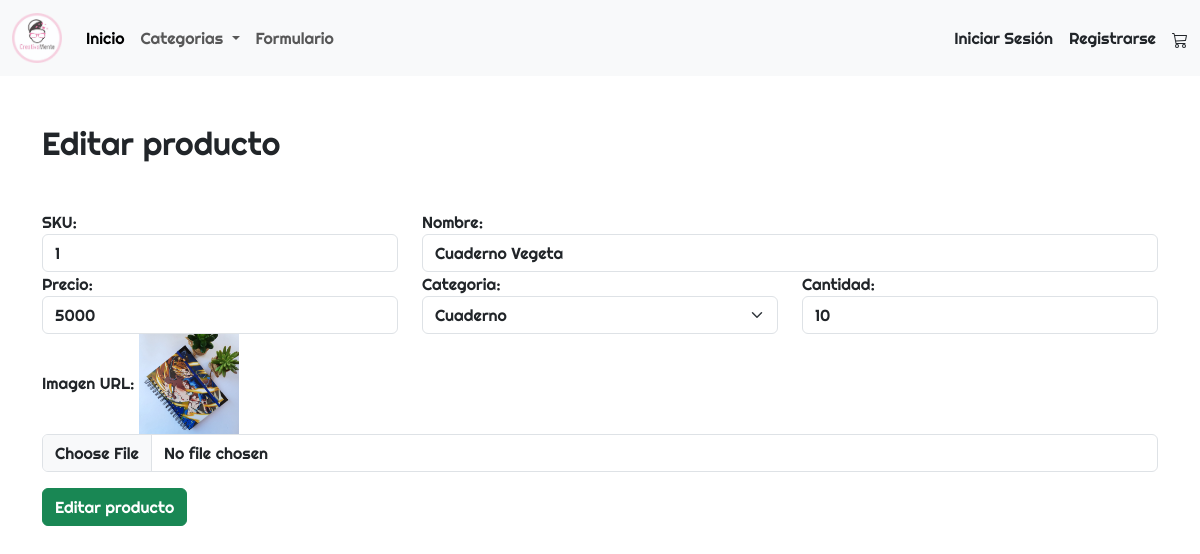
Page /editarFormulario/1 on the committed database.
### apps/Tienda/models.py (models this page shows)
class Producto(models.Model):
    id_producto = models.IntegerField(primary_key=True)
    nombre_producto = models.CharField(max_length=30,null=False)
    precio_producto = models.CharField(max_length=30,null=False)
    cantidad_producto = models.IntegerField(null=False)
    categoria_id = models.ForeignKey(Categoria,on_delete=models.CASCADE)
    imagen = models.ImageField(upload_to='imagenesProducto')

### apps/Tienda/views.py (the view)
# urls.py: path('editarFormulario/<id>',views.cargarEditarProducto),
def cargarEditarProducto(request,id):
    producto = Producto.objects.get(id_producto = id)
    categorias = Categoria.objects.all()
    categoriaId = producto.categoria_id
    productoCategoriaId = Categoria.objects.get(id_categoria = categoriaId.id_categoria).id_categoria
    return render(request,"editarFormulario.html",{"produc":producto,"categ":categorias, "categoriaId":productoCategoriaId})

### apps/Tienda/templates/editarFormulario.html (shortened to what this page needs)
{% extends './base.html' %}
{% block body %}
<div class="container mt-5 mb-5">
    <h2 class="mb-5">Editar producto</h2>
    <form id="formProductoAgregar" action="/editar" method="POST" enctype="multipart/form-data"> {% csrf_token %}
        <div class="row">
            <div class="col-md-4">
                <label for="txtSku">SKU:</label>
                <input readonly value="{{produc.id_producto}}" name="txtSku" id="txtSku" type="text" class="form-control">
            </div>
            <div class="col-md-8">
                <label for="txtNombre">Nombre:</label>
                <input value="{{produc.nombre_producto}}" name="txtNombre" id="txtNombre" type="text" class="form-control">
            </div>
            <div class="col-md-4">
                <label for="txtPrecio">Precio:</label>
                <input value="{{produc.precio_producto}}" name="txtPrecio" id="txtPrecio" type="text" class="form-control">
            </div>
            <div class="col-md-4">
                <label for="cmbCategoria">Categoria:</label>
                <select name="cmbCategoria" class="form-select" aria-label="Default select example">
                    {% for c in categ %}
                    <option {% if categoriaId == c.id_categoria  %} selected {% endif %} value="{{c.id_categoria}}">{{c.nombre_categoria}}</option>
                    {% endfor %}
                  </select>
            </div>
            <div class="col-md-4">
                <label for="txtStock">Cantidad:</label>
                <input value="{{produc.cantidad_producto}}" name="txtStock" id="txtStock" type="text" class="form-control">
            </div>
            <div class="col-md-12">
                <label for="txtImg">Imagen URL:</label>
                <img src="{{produc.imagen.url}}" alt="" height="100">
                <input name="txtImg" id="txtImg" type="file" class="form-control">
            </div>
        </div>
        <button class="btn btn-success mt-3">Editar producto</button>
    </form>
    {% endblock %}

### apps/Tienda/static/css/style.css (style rules this page uses)
body { font-family: 'Righteous', cursive; }

### rows in the picture
Producto: txtSku "1", txtNombre "Cuaderno Vegeta", txtPrecio "5000", txtStock "10", imagen (picture)

### other values in the picture
form field cmbCategoria "Cuaderno"
